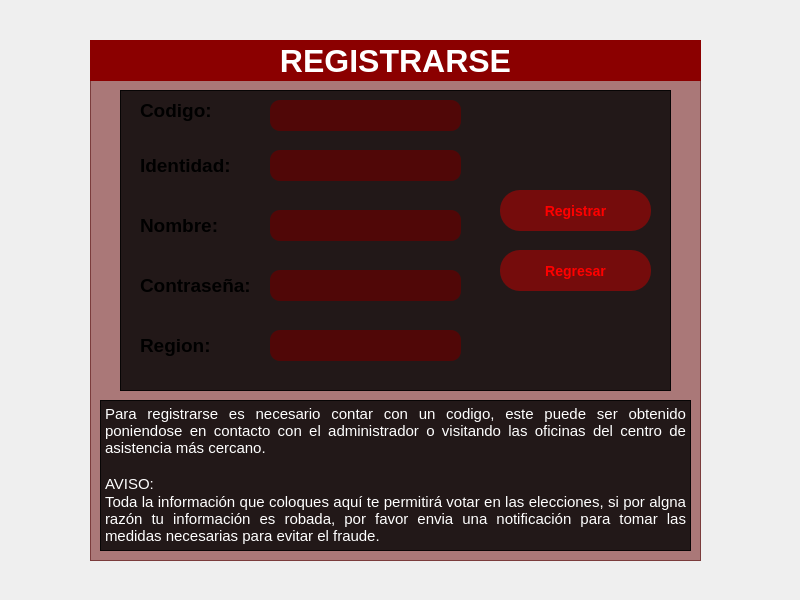
<?xml version="1.0" encoding="UTF-8"?>
<ui version="4.0">
 <class>registrarse</class>
 <widget class="QMainWindow" name="registrarse">
  <property name="windowModality">
   <enum>Qt::WindowModal</enum>
  </property>
  <property name="geometry">
   <rect>
    <x>0</x>
    <y>0</y>
    <width>800</width>
    <height>600</height>
   </rect>
  </property>
  <property name="windowTitle">
   <string>Registro</string>
  </property>
  <property name="windowOpacity">
   <double>1.000000000000000</double>
  </property>
  <widget class="QWidget" name="centralwidget">
   <widget class="QLabel" name="label">
    <property name="geometry">
     <rect>
      <x>-50</x>
      <y>-30</y>
      <width>911</width>
      <height>691</height>
     </rect>
    </property>
    <property name="text">
     <string/>
    </property>
    <property name="pixmap">
     <pixmap>../imagenes/910071-www.wallpapersfan.com.jpg</pixmap>
    </property>
    <property name="scaledContents">
     <bool>true</bool>
    </property>
   </widget>
   <widget class="QFrame" name="frame">
    <property name="geometry">
     <rect>
      <x>90</x>
      <y>40</y>
      <width>611</width>
      <height>521</height>
     </rect>
    </property>
    <property name="styleSheet">
     <string notr="true">QFrame#frame{
	background-color: rgba(100,0,0,0.5);
}</string>
    </property>
    <property name="frameShape">
     <enum>QFrame::StyledPanel</enum>
    </property>
    <property name="frameShadow">
     <enum>QFrame::Raised</enum>
    </property>
    <widget class="QLabel" name="label_2">
     <property name="geometry">
      <rect>
       <x>0</x>
       <y>0</y>
       <width>611</width>
       <height>41</height>
      </rect>
     </property>
     <property name="palette">
      <palette>
       <active>
        <colorrole role="WindowText">
         <brush brushstyle="SolidPattern">
          <color alpha="255">
           <red>255</red>
           <green>255</green>
           <blue>255</blue>
          </color>
         </brush>
        </colorrole>
        <colorrole role="Button">
         <brush brushstyle="SolidPattern">
          <color alpha="255">
           <red>139</red>
           <green>0</green>
           <blue>0</blue>
          </color>
         </brush>
        </colorrole>
        <colorrole role="Text">
         <brush brushstyle="SolidPattern">
          <color alpha="255">
           <red>255</red>
           <green>255</green>
           <blue>255</blue>
          </color>
         </brush>
        </colorrole>
        <colorrole role="ButtonText">
         <brush brushstyle="SolidPattern">
          <color alpha="255">
           <red>255</red>
           <green>255</green>
           <blue>255</blue>
          </color>
         </brush>
        </colorrole>
        <colorrole role="Base">
         <brush brushstyle="SolidPattern">
          <color alpha="255">
           <red>139</red>
           <green>0</green>
           <blue>0</blue>
          </color>
         </brush>
        </colorrole>
        <colorrole role="Window">
         <brush brushstyle="SolidPattern">
          <color alpha="255">
           <red>139</red>
           <green>0</green>
           <blue>0</blue>
          </color>
         </brush>
        </colorrole>
       </active>
       <inactive>
        <colorrole role="WindowText">
         <brush brushstyle="SolidPattern">
          <color alpha="255">
           <red>255</red>
           <green>255</green>
           <blue>255</blue>
          </color>
         </brush>
        </colorrole>
        <colorrole role="Button">
         <brush brushstyle="SolidPattern">
          <color alpha="255">
           <red>139</red>
           <green>0</green>
           <blue>0</blue>
          </color>
         </brush>
        </colorrole>
        <colorrole role="Text">
         <brush brushstyle="SolidPattern">
          <color alpha="255">
           <red>255</red>
           <green>255</green>
           <blue>255</blue>
          </color>
         </brush>
        </colorrole>
        <colorrole role="ButtonText">
         <brush brushstyle="SolidPattern">
          <color alpha="255">
           <red>255</red>
           <green>255</green>
           <blue>255</blue>
          </color>
         </brush>
        </colorrole>
        <colorrole role="Base">
         <brush brushstyle="SolidPattern">
          <color alpha="255">
           <red>139</red>
           <green>0</green>
           <blue>0</blue>
          </color>
         </brush>
        </colorrole>
        <colorrole role="Window">
         <brush brushstyle="SolidPattern">
          <color alpha="255">
           <red>139</red>
           <green>0</green>
           <blue>0</blue>
          </color>
         </brush>
        </colorrole>
       </inactive>
       <disabled>
        <colorrole role="WindowText">
         <brush brushstyle="SolidPattern">
          <color alpha="255">
           <red>255</red>
           <green>255</green>
           <blue>255</blue>
          </color>
         </brush>
        </colorrole>
        <colorrole role="Button">
         <brush brushstyle="SolidPattern">
          <color alpha="255">
           <red>139</red>
           <green>0</green>
           <blue>0</blue>
          </color>
         </brush>
        </colorrole>
        <colorrole role="Text">
         <brush brushstyle="SolidPattern">
          <color alpha="255">
           <red>255</red>
           <green>255</green>
           <blue>255</blue>
          </color>
         </brush>
        </colorrole>
        <colorrole role="ButtonText">
         <brush brushstyle="SolidPattern">
          <color alpha="255">
           <red>255</red>
           <green>255</green>
           <blue>255</blue>
          </color>
         </brush>
        </colorrole>
        <colorrole role="Base">
         <brush brushstyle="SolidPattern">
          <color alpha="255">
           <red>139</red>
           <green>0</green>
           <blue>0</blue>
          </color>
         </brush>
        </colorrole>
        <colorrole role="Window">
         <brush brushstyle="SolidPattern">
          <color alpha="255">
           <red>139</red>
           <green>0</green>
           <blue>0</blue>
          </color>
         </brush>
        </colorrole>
       </disabled>
      </palette>
     </property>
     <property name="font">
      <font>
       <pointsize>-1</pointsize>
       <weight>75</weight>
       <italic>false</italic>
       <bold>true</bold>
      </font>
     </property>
     <property name="styleSheet">
      <string notr="true">QLabel#label_2{
	color: white;
    font: bold 32px;
	background-color: darkred; 
}</string>
     </property>
     <property name="text">
      <string>REGISTRARSE</string>
     </property>
     <property name="alignment">
      <set>Qt::AlignCenter</set>
     </property>
    </widget>
    <widget class="QTextEdit" name="avisos">
     <property name="geometry">
      <rect>
       <x>10</x>
       <y>360</y>
       <width>591</width>
       <height>151</height>
      </rect>
     </property>
     <property name="styleSheet">
      <string notr="true">QTextEdit#avisos{
	background-color: rgba(0,0,0,0.8);
	color: white;
}</string>
     </property>
     <property name="readOnly">
      <bool>true</bool>
     </property>
     <property name="html">
      <string>&lt;!DOCTYPE HTML PUBLIC &quot;-//W3C//DTD HTML 4.0//EN&quot; &quot;http://www.w3.org/TR/REC-html40/strict.dtd&quot;&gt;
&lt;html&gt;&lt;head&gt;&lt;meta name=&quot;qrichtext&quot; content=&quot;1&quot; /&gt;&lt;style type=&quot;text/css&quot;&gt;
p, li { white-space: pre-wrap; }
&lt;/style&gt;&lt;/head&gt;&lt;body style=&quot; font-family:'Ubuntu'; font-size:11pt; font-weight:400; font-style:normal;&quot;&gt;
&lt;p align=&quot;justify&quot; style=&quot; margin-top:0px; margin-bottom:0px; margin-left:0px; margin-right:0px; -qt-block-indent:0; text-indent:0px;&quot;&gt;Para registrarse es necesario contar con un codigo, este puede ser obtenido poniendose en contacto con el administrador o visitando las oficinas del centro de asistencia más cercano.&lt;/p&gt;
&lt;p align=&quot;justify&quot; style=&quot;-qt-paragraph-type:empty; margin-top:0px; margin-bottom:0px; margin-left:0px; margin-right:0px; -qt-block-indent:0; text-indent:0px;&quot;&gt;&lt;br /&gt;&lt;/p&gt;
&lt;p align=&quot;justify&quot; style=&quot; margin-top:0px; margin-bottom:0px; margin-left:0px; margin-right:0px; -qt-block-indent:0; text-indent:0px;&quot;&gt;AVISO: &lt;/p&gt;
&lt;p align=&quot;justify&quot; style=&quot; margin-top:0px; margin-bottom:0px; margin-left:0px; margin-right:0px; -qt-block-indent:0; text-indent:0px;&quot;&gt;Toda la información que coloques aquí te permitirá votar en las elecciones, si por algna razón tu información es robada, por favor envia una notificación para tomar las medidas necesarias para evitar el fraude.&lt;/p&gt;&lt;/body&gt;&lt;/html&gt;</string>
     </property>
    </widget>
    <widget class="QFrame" name="ingresos">
     <property name="geometry">
      <rect>
       <x>30</x>
       <y>50</y>
       <width>551</width>
       <height>301</height>
      </rect>
     </property>
     <property name="styleSheet">
      <string notr="true">QFrame#ingresos{
	background-color: rgba(0,0,0,0.8);
}</string>
     </property>
     <property name="frameShape">
      <enum>QFrame::StyledPanel</enum>
     </property>
     <property name="frameShadow">
      <enum>QFrame::Raised</enum>
     </property>
     <widget class="QLabel" name="label_3">
      <property name="geometry">
       <rect>
        <x>20</x>
        <y>0</y>
        <width>101</width>
        <height>41</height>
       </rect>
      </property>
      <property name="palette">
       <palette>
        <active/>
        <inactive/>
        <disabled/>
       </palette>
      </property>
      <property name="font">
       <font>
        <pointsize>14</pointsize>
        <weight>75</weight>
        <bold>true</bold>
       </font>
      </property>
      <property name="text">
       <string>Codigo:</string>
      </property>
     </widget>
     <widget class="QLabel" name="label_4">
      <property name="geometry">
       <rect>
        <x>20</x>
        <y>60</y>
        <width>101</width>
        <height>31</height>
       </rect>
      </property>
      <property name="palette">
       <palette>
        <active/>
        <inactive/>
        <disabled/>
       </palette>
      </property>
      <property name="font">
       <font>
        <pointsize>14</pointsize>
        <weight>75</weight>
        <bold>true</bold>
       </font>
      </property>
      <property name="text">
       <string>Identidad:</string>
      </property>
     </widget>
     <widget class="QLabel" name="label_5">
      <property name="geometry">
       <rect>
        <x>20</x>
        <y>120</y>
        <width>101</width>
        <height>31</height>
       </rect>
      </property>
      <property name="palette">
       <palette>
        <active/>
        <inactive/>
        <disabled/>
       </palette>
      </property>
      <property name="font">
       <font>
        <pointsize>14</pointsize>
        <weight>75</weight>
        <bold>true</bold>
       </font>
      </property>
      <property name="text">
       <string>Nombre:</string>
      </property>
     </widget>
     <widget class="QLabel" name="label_6">
      <property name="geometry">
       <rect>
        <x>20</x>
        <y>180</y>
        <width>121</width>
        <height>31</height>
       </rect>
      </property>
      <property name="palette">
       <palette>
        <active/>
        <inactive/>
        <disabled/>
       </palette>
      </property>
      <property name="font">
       <font>
        <pointsize>14</pointsize>
        <weight>75</weight>
        <bold>true</bold>
       </font>
      </property>
      <property name="text">
       <string>Contraseña:</string>
      </property>
     </widget>
     <widget class="QLabel" name="label_7">
      <property name="geometry">
       <rect>
        <x>20</x>
        <y>240</y>
        <width>101</width>
        <height>31</height>
       </rect>
      </property>
      <property name="palette">
       <palette>
        <active/>
        <inactive/>
        <disabled/>
       </palette>
      </property>
      <property name="font">
       <font>
        <pointsize>14</pointsize>
        <weight>75</weight>
        <bold>true</bold>
       </font>
      </property>
      <property name="text">
       <string>Region:</string>
      </property>
     </widget>
     <widget class="QLineEdit" name="codigo">
      <property name="geometry">
       <rect>
        <x>150</x>
        <y>10</y>
        <width>191</width>
        <height>31</height>
       </rect>
      </property>
      <property name="styleSheet">
       <string notr="true">QLineEdit#codigo{
	background-color: rgba(100,0,0,0.7);
	border-radius: 10px;
    font: 16px;
}</string>
      </property>
      <property name="alignment">
       <set>Qt::AlignCenter</set>
      </property>
     </widget>
     <widget class="QLineEdit" name="identidad">
      <property name="geometry">
       <rect>
        <x>150</x>
        <y>60</y>
        <width>191</width>
        <height>31</height>
       </rect>
      </property>
      <property name="styleSheet">
       <string notr="true">QLineEdit#identidad{
	background-color: rgba(100,0,0,0.7);
	border-radius: 10px;
    font: 16px;
}</string>
      </property>
      <property name="alignment">
       <set>Qt::AlignCenter</set>
      </property>
     </widget>
     <widget class="QLineEdit" name="nombre">
      <property name="geometry">
       <rect>
        <x>150</x>
        <y>120</y>
        <width>191</width>
        <height>31</height>
       </rect>
      </property>
      <property name="styleSheet">
       <string notr="true">QLineEdit#nombre{
	background-color: rgba(100,0,0,0.7);
	border-radius: 10px;
    font: 16px;
}</string>
      </property>
      <property name="alignment">
       <set>Qt::AlignCenter</set>
      </property>
     </widget>
     <widget class="QLineEdit" name="contrasena">
      <property name="geometry">
       <rect>
        <x>150</x>
        <y>180</y>
        <width>191</width>
        <height>31</height>
       </rect>
      </property>
      <property name="styleSheet">
       <string notr="true">QLineEdit#contrasena{
	background-color: rgba(100,0,0,0.7);
	border-radius: 10px;
    font: 16px;
}</string>
      </property>
      <property name="echoMode">
       <enum>QLineEdit::Password</enum>
      </property>
      <property name="alignment">
       <set>Qt::AlignCenter</set>
      </property>
     </widget>
     <widget class="QLineEdit" name="region">
      <property name="geometry">
       <rect>
        <x>150</x>
        <y>240</y>
        <width>191</width>
        <height>31</height>
       </rect>
      </property>
      <property name="styleSheet">
       <string notr="true">QLineEdit#region{
	background-color: rgba(100,0,0,0.7);
	border-radius: 10px;
    font: 16px;
}</string>
      </property>
      <property name="alignment">
       <set>Qt::AlignCenter</set>
      </property>
     </widget>
     <widget class="QPushButton" name="registrar">
      <property name="geometry">
       <rect>
        <x>380</x>
        <y>100</y>
        <width>151</width>
        <height>41</height>
       </rect>
      </property>
      <property name="cursor">
       <cursorShape>PointingHandCursor</cursorShape>
      </property>
      <property name="styleSheet">
       <string notr="true">QPushButton#registrar{
	color: red;
	font: bold 14px;
   background-color: rgba(200,0,0,0.5);
   border-radius: 20px;
}

QPushButton#registrar:hover{
	color: black;
	background-color: rgba(200,0,0,0.9);
}</string>
      </property>
      <property name="text">
       <string>Registrar</string>
      </property>
     </widget>
     <widget class="QPushButton" name="regresar">
      <property name="geometry">
       <rect>
        <x>380</x>
        <y>160</y>
        <width>151</width>
        <height>41</height>
       </rect>
      </property>
      <property name="cursor">
       <cursorShape>PointingHandCursor</cursorShape>
      </property>
      <property name="styleSheet">
       <string notr="true">QPushButton#regresar{
	color: red;
	font: bold 14px;
   background-color: rgba(200,0,0,0.5);
   border-radius: 20px;
}

QPushButton#regresar:hover{
	color: black;
	background-color: rgba(200,0,0,0.9);
}</string>
      </property>
      <property name="text">
       <string>Regresar</string>
      </property>
     </widget>
    </widget>
   </widget>
  </widget>
 </widget>
 <resources/>
 <connections/>
</ui>
